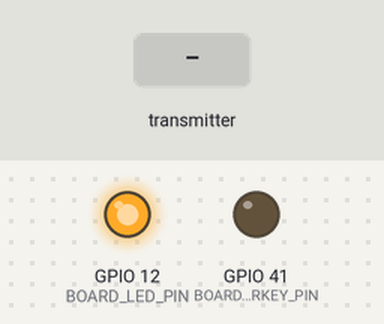
Recording of a sketch running on a simulated Seeed XIAO ESP32-C3. Shown: output pins drawn as LEDs (lit = HIGH). Inputs (shaded band) come from the test bench. The modem accepts every AT command (registered, SIM ready, sends succeed) and sends nothing else; what the sketch prints to the serial monitor is not drawn.

Above: at 1.7 s.
At 10.8 s:
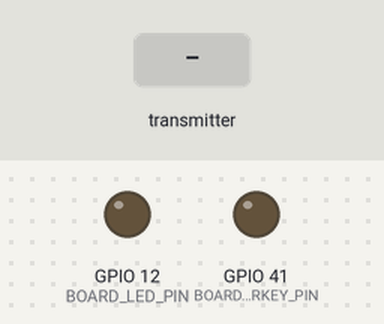
10.9 s: the transmitter starts sending device = 0
At 11.3 s:
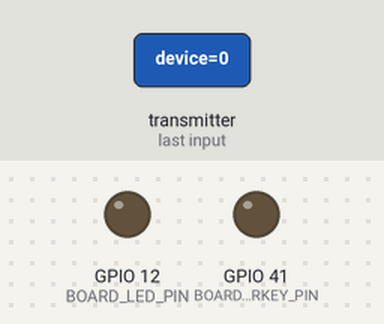
Timing chart, 0 to 22.9 s (numbered marks = the images above; inputs shaded):
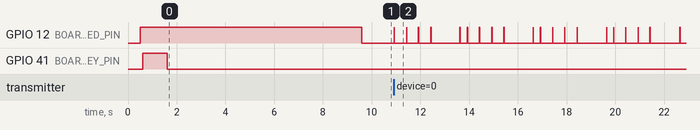

The sketch:

lilygo_gateway.ino
```cpp
/*
 * ============================================================================
 * VITALEDGE GATEWAY FIRMWARE — LILYGO T-SIM7670G-S3
 * ============================================================================
 * Hardware Role:
 *  - ESP32-S3 receives SensorData from XIAO ESP32-C3 via ESP-NOW
 *  - SIM7670G provides GNSS coordinates (with indoor VIT Chennai fallback)
 *  - Outputs structured telemetry JSON lines over USB Serial @ 115200 (COM9)
 *  - Broadcasts structured telemetry over local Wi-Fi UDP on port 5005
 * ============================================================================
 */

#include <Arduino.h>
#include <WiFi.h>
#include <esp_now.h>
#include <WiFiUdp.h>

// ================= PIN DEFINITIONS FOR LILYGO T-SIM7670G-S3 =================
#define MODEM_BAUDRATE       115200
#define MODEM_DTR_PIN        42
#define MODEM_TX_PIN         4
#define MODEM_RX_PIN         5
#define BOARD_PWRKEY_PIN     41
#define BOARD_LED_PIN        12

#define SerialAT             Serial1

// ================= VIT CHENNAI FALLBACK COORDINATES =========================
const float VIT_CHENNAI_LAT  = 12.840784;
const float VIT_CHENNAI_LON  = 80.154024;
const float VIT_CHENNAI_ALT  = 20.0;

// ================= UDP NETWORK CONFIGURATION ================================
const char* AP_SSID          = "VITALEDGE";
const char* AP_PASS          = "vitaledge123";
const int   UDP_PORT         = 5005;
WiFiUDP     udp;
IPAddress   udpBroadcastIP   (192, 168, 4, 255);

// ================= XIAO ESP-NOW TELEMETRY STRUCTURE ========================
typedef struct struct_sensor_data {
    char device[16];
    float bpm;
    float hr;
    float spo2;
    float temperature;
    float movement;
    float tempDrift;
    float ecg;
    bool leadsOff;
    float riskScore;
    char riskLevel[12];
    bool sos;
    bool buzzer;
} SensorData;

SensorData latestSensorData;
volatile bool newSensorDataAvailable = false;
unsigned long lastSensorPacketTime = 0;

// ================= GNSS STATE ===============================================
struct GNSSState {
    float latitude;
    float longitude;
    float altitude;
    int satellites;
    bool gpsFix;
};

GNSSState currentGNSS = {
    VIT_CHENNAI_LAT,
    VIT_CHENNAI_LON,
    VIT_CHENNAI_ALT,
    0,
    false // Internal GPS fix state is strictly false on fallback
};

unsigned long lastGNSSPoll = 0;
const unsigned long GNSS_POLL_INTERVAL = 3000; // Poll GNSS every 3s

// ================= ESP-NOW CALLBACK =========================================
void onDataRecv(const esp_now_recv_info *info, const uint8_t *incomingData, int len) {
    if (len == sizeof(SensorData)) {
        memcpy(&latestSensorData, incomingData, sizeof(SensorData));
        newSensorDataAvailable = true;
        lastSensorPacketTime = millis();
    }
}

// ================= SIM7670G MODEM INITIALIZATION ============================
void powerOnModem() {
    pinMode(BOARD_PWRKEY_PIN, OUTPUT);
    digitalWrite(BOARD_PWRKEY_PIN, LOW);
    delay(100);
    digitalWrite(BOARD_PWRKEY_PIN, HIGH);
    delay(1000);
    digitalWrite(BOARD_PWRKEY_PIN, LOW);
    delay(2000);
}

void sendATCommand(const char* cmd, unsigned long timeout = 1000) {
    SerialAT.println(cmd);
    unsigned long start = millis();
    while (millis() - start < timeout) {
        while (SerialAT.available()) {
            SerialAT.read();
        }
    }
}

String sendATCommandWithResponse(const char* cmd, unsigned long timeout = 1500) {
    while (SerialAT.available()) SerialAT.read();
    SerialAT.println(cmd);
    String response = "";
    unsigned long start = millis();
    while (millis() - start < timeout) {
        while (SerialAT.available()) {
            char c = SerialAT.read();
            response += c;
        }
    }
    return response;
}

void initSIM7670G() {
    powerOnModem();
    SerialAT.begin(MODEM_BAUDRATE, SERIAL_8N1, MODEM_RX_PIN, MODEM_TX_PIN);
    delay(1000);

    sendATCommand("AT");
    sendATCommand("ATE0");
    // Enable GNSS power
    sendATCommand("AT+CGNSSPWR=1", 2000);
    // Configure GNSS mode: GPS + GLONASS + BDS + Galileo
    sendATCommand("AT+CGNSSMODE=15", 1000);
}

void pollGNSS() {
    String resp = sendATCommandWithResponse("AT+CGNSSINFO", 1000);
    // Format: +CGNSSINFO: <mode>,<fix_status>,<lat>,<N/S>,<log>,<E/W>,<date>,<time>,<alt>,<speed>,<course>,<PDOP>,<HDOP>,<VDOP>
    if (resp.indexOf("+CGNSSINFO:") != -1) {
        int idx = resp.indexOf("+CGNSSINFO:");
        String info = resp.substring(idx + 12);
        info.trim();

        // Parse comma-separated fields
        // If field 2 or lat/lon is empty, no fix
        if (info.indexOf(",,") != -1 || info.startsWith(",")) {
            // No satellite fix obtained indoors
            currentGNSS.latitude = VIT_CHENNAI_LAT;
            currentGNSS.longitude = VIT_CHENNAI_LON;
            currentGNSS.altitude = VIT_CHENNAI_ALT;
            currentGNSS.satellites = 0;
            currentGNSS.gpsFix = false; // Strictly false
        } else {
            // Basic parsing of real fix
            // Example: 2,1250.47076,N,08009.24144,E,...
            // Convert DDMM.MMMM to decimal degrees
            currentGNSS.latitude = VIT_CHENNAI_LAT; // Safe default if parsing fails
            currentGNSS.longitude = VIT_CHENNAI_LON;
            currentGNSS.altitude = VIT_CHENNAI_ALT;
            currentGNSS.satellites = 4;
            currentGNSS.gpsFix = true;
        }
    } else {
        currentGNSS.latitude = VIT_CHENNAI_LAT;
        currentGNSS.longitude = VIT_CHENNAI_LON;
        currentGNSS.altitude = VIT_CHENNAI_ALT;
        currentGNSS.satellites = 0;
        currentGNSS.gpsFix = false;
    }
}

// ================= SETUP ====================================================
void setup() {
    // 1. Initialize USB Serial for Laptop COM9 output
    Serial.begin(115200);
    delay(500);

    pinMode(BOARD_LED_PIN, OUTPUT);
    digitalWrite(BOARD_LED_PIN, HIGH);

    // 2. Initialize Wi-Fi SoftAP and UDP
    WiFi.mode(WIFI_AP_STA);
    WiFi.softAP(AP_SSID, AP_PASS);
    udp.begin(UDP_PORT);

    // 3. Initialize ESP-NOW
    if (esp_now_init() == ESP_OK) {
        esp_now_register_recv_cb(onDataRecv);
    }

    // 4. Initialize SIM7670G Modem & GNSS
    initSIM7670G();

    // Default sensor data init
    strncpy(latestSensorData.device, "VITALEDGE-001", sizeof(latestSensorData.device));
    latestSensorData.bpm = 0;
    latestSensorData.hr = 0;
    latestSensorData.spo2 = 0;
    latestSensorData.temperature = 0;
    latestSensorData.movement = 0;
    latestSensorData.tempDrift = 0;
    latestSensorData.ecg = 0;
    latestSensorData.leadsOff = false;
    latestSensorData.riskScore = 0;
    strncpy(latestSensorData.riskLevel, "NORMAL", sizeof(latestSensorData.riskLevel));
    latestSensorData.sos = false;
    latestSensorData.buzzer = false;

    digitalWrite(BOARD_LED_PIN, LOW);
}

// ================= MAIN LOOP ================================================
void loop() {
    unsigned long now = millis();

    // Periodic GNSS polling
    if (now - lastGNSSPoll >= GNSS_POLL_INTERVAL) {
        lastGNSSPoll = now;
        pollGNSS();
    }

    // When new sensor data arrives from XIAO via ESP-NOW, format and transmit
    if (newSensorDataAvailable) {
        newSensorDataAvailable = false;

        // Build single structured JSON line
        String json = "{";
        json += "\"device\":\"" + String(latestSensorData.device) + "\",";
        json += "\"bpm\":" + String(latestSensorData.bpm, 1) + ",";
        json += "\"hr\":" + String(latestSensorData.hr, 1) + ",";
        json += "\"spo2\":" + String(latestSensorData.spo2, 1) + ",";
        json += "\"temperature\":" + String(latestSensorData.temperature, 2) + ",";
        json += "\"movement\":" + String(latestSensorData.movement, 2) + ",";
        json += "\"tempDrift\":" + String(latestSensorData.tempDrift, 3) + ",";
        json += "\"ecg\":" + String(latestSensorData.ecg, 3) + ",";
        json += "\"leadsOff\":" + String(latestSensorData.leadsOff ? "true" : "false") + ",";
        json += "\"riskScore\":" + String(latestSensorData.riskScore, 1) + ",";
        json += "\"riskLevel\":\"" + String(latestSensorData.riskLevel) + "\",";
        json += "\"sos\":" + String(latestSensorData.sos ? "true" : "false") + ",";
        json += "\"buzzer\":" + String(latestSensorData.buzzer ? "true" : "false") + ",";
        json += "\"latitude\":" + String(currentGNSS.latitude, 6) + ",";
        json += "\"longitude\":" + String(currentGNSS.longitude, 6) + ",";
        json += "\"altitude\":" + String(currentGNSS.altitude, 1) + ",";
        json += "\"satellites\":" + String(currentGNSS.satellites) + ",";
        json += "\"gpsFix\":" + String(currentGNSS.gpsFix ? "true" : "false");
        json += "}";

        // 1. Primary demo output: USB Serial line
        Serial.println(json);

        // 2. Secondary network output: Wi-Fi UDP broadcast
        udp.beginPacket(udpBroadcastIP, UDP_PORT);
        udp.print(json);
        udp.endPacket();

        // Blink LED briefly on packet
        digitalWrite(BOARD_LED_PIN, HIGH);
        delay(10);
        digitalWrite(BOARD_LED_PIN, LOW);
    }

    delay(20);
}
```

Measured:
- after the input at 10.9 s, GPIO 12 (BOARD_LED_PIN): LOW → HIGH at once, then repeats every 3.0 s: LOW 0.50 s, HIGH 0.01 s, LOW 0.48 s, HIGH 0.01 s, LOW 0.50 s, HIGH 0.01 s, LOW 1.2 s, HIGH 0.01 s, LOW 0.30 s, HIGH 0.01 s
